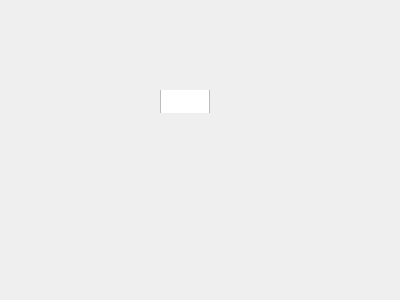
<?xml version="1.0" encoding="UTF-8"?>
<ui version="4.0">
 <class>Form</class>
 <widget class="QWidget" name="Form">
  <property name="geometry">
   <rect>
    <x>0</x>
    <y>0</y>
    <width>400</width>
    <height>300</height>
   </rect>
  </property>
  <property name="windowTitle">
   <string>Form</string>
  </property>
  <widget class="QCheckBox" name="checkBox">
   <property name="geometry">
    <rect>
     <x>160</x>
     <y>90</y>
     <width>51</width>
     <height>23</height>
    </rect>
   </property>
   <property name="styleSheet">
    <string notr="true">QCheckBox::indicator {
	width: 50px;
	height: 50px;
}

QCheckBox::indicator:checked {
	image: url(:/icons/icons/toggle_on.png);
}

QCheckBox::indicator:unchecked {
	image: url(:/icons/icons/toggle_off.png);
}</string>
   </property>
   <property name="text">
    <string/>
   </property>
  </widget>
 </widget>
 <resources>
  <include location="../static/resource.qrc"/>
 </resources>
 <connections/>
</ui>
